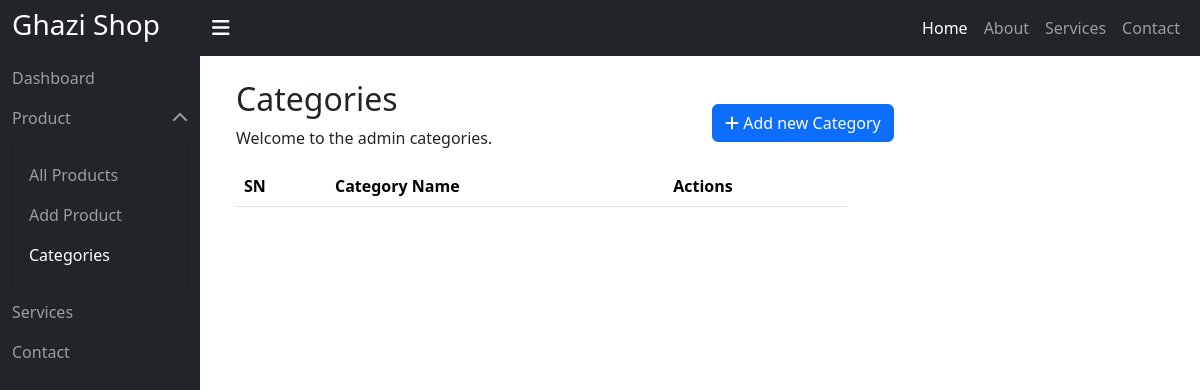
/admin/categories.php (signed in), run on an earlier commit of the app's database.
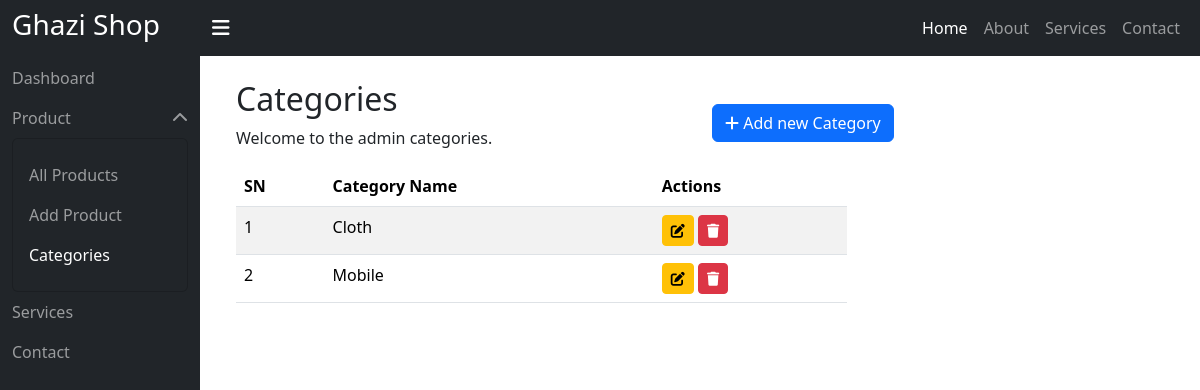
And on a later commit of the database.
### tables this page shows
CREATE TABLE `categories` (
  `id` int(11) NOT NULL,
  `name` varchar(255) NOT NULL,
  `created_at` timestamp NOT NULL DEFAULT current_timestamp()
);

### admin/categories.php (the view, shortened to what this page needs)
<?php
function get_content()
{
    require_once './connection.php';
    $categories = $cn->query("SELECT * FROM `categories`");
?>
    <div class="container">
        <div class="row">
            <div class="col-12">
                <div class="row">
                    <div class="col-md-6">
                        <h2>Categories</h2>
                        <p>Welcome to the admin categories.</p>
                    </div>
                    <div class="col-md-6 align-content-center">
                        <button class="btn btn-primary" id="AddCat">
                            <i class="fa-solid fa-plus"></i> Add new Category
                        </button>
                    </div>
                </div>
            </div>
            <div class="col-md-8">
                <table class="table table-striped" id="allCat">
                    <thead>
                        <tr>
                            <th>SN</th>
                            <th>Category Name</th>
                            <th>Actions</th>
                        </tr>
                    </thead>
                    <tbody>
                        <?php
                        $i = 1;
                        while ($category = $categories->fetch_assoc()) :
                        ?>
                            <tr>
                                <td><?= $i++ ?></td>
                                <td><?= $category['name'] ?></td>
                                <td>
                                    <button data-editId="<?= $category['id'] ?>" class="btn btn-sm btn-warning btnEdit">
                                        <i class="fa-solid fa-pen-to-square"></i>
                                    </button>
                                    <button data-dekId="<?= $category['id'] ?>" class="btn btn-sm btn-danger btnDelete">
                                        <i class="fa-solid fa-trash"></i>
                                    </button>
                                </td>
                            </tr>
                        <?php endwhile; ?>
                    </tbody>
                </table>
            </div>
        </div>
    </div>
<?php
    return ob_get_clean();
}
$content = get_content();
require_once './layout.php';
?>

What changed in the data, as far as the page shows it:
added categories: name "Cloth"
added categories: name "Mobile"
